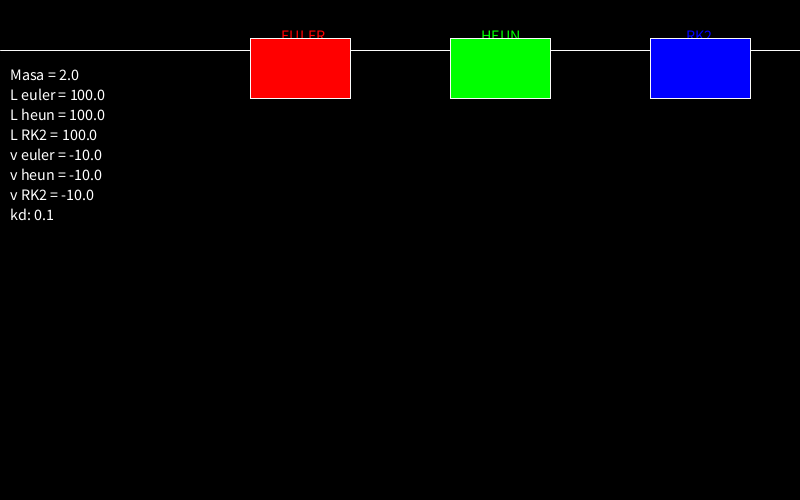
Frame 1 (no input)
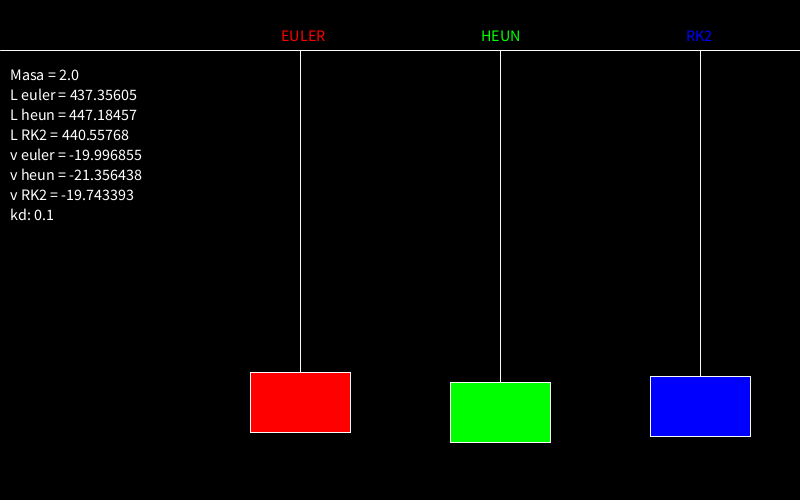
Frame 60 (the mouse pressed at the canvas centre just before this capture)
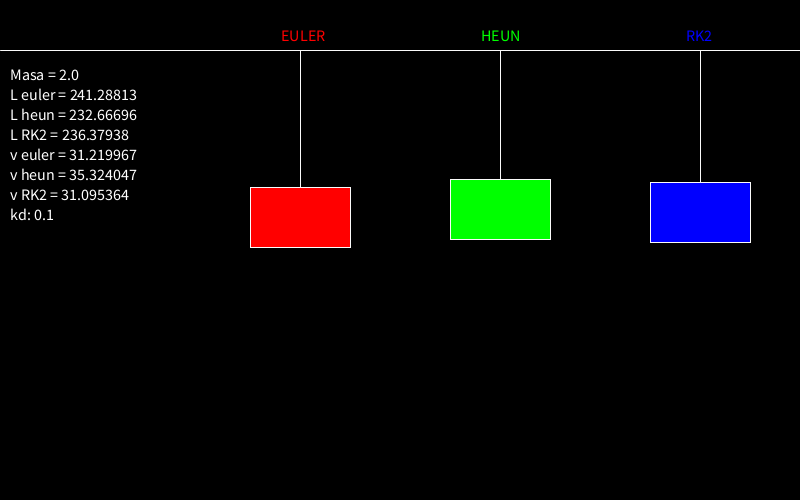
Frame 120 (the mouse held since frame 60 and released just before this capture)

The Processing sketch that drew these frames (run headless with seeded random() and noise(); from frame 60 on, the mouse is pressed at the canvas centre):

// Processing sketch: processing_150704
// ── processing_150704.pde

/***************************************/
/*                                     */
/*            FUERZAS MUELLE           */
/*    Autor: Pablo Casanova Salas      */
/*    Interacción con teclado:         */
/*    -UP-> Aumentar masa              */
/*    -DOWN-> Decrementar masa         */
/*    -SPACE-> On/Off amortiguacion    */
/*                                     */
/***************************************/

//VARIABLES GLOBALES
//Diferencial de tiempo
float dt=0.2;
//Masa de los objetos
float m=2.0;
//Constante de aceleración gravitatoria
float g=9.8;
//Constante elástica
float ks=0.2;
//Constante de amortiguacion
float kd=0.1;
//Centro x de la pantalla
float cx;
//Centro y de la pantalla
float cy;
//Longitud del muelle en reposo
float l_reposo=200;

//Vectores de velocidad, posición y aceleración de los 3 integradores
//Euler
PVector v_euler = new PVector(0,-10);
PVector p_euler = new PVector(0,100);
PVector a_euler = new PVector(0,-10);
//Heun
PVector v_heun = new PVector(0,-10);
PVector v_old_heun = new PVector(0,-10);
PVector p_heun = new PVector(0,100);
PVector a_heun = new PVector(0,-10);
//RK2
PVector v_rk2 = new PVector(0,-10);
PVector v_rk2_half = new PVector(0,0);
PVector p_rk2 = new PVector(0,100);
PVector p_rk2_half = new PVector(0,0);
PVector a_rk2 = new PVector(0,-10);
PVector a_rk2_half = new PVector(0,-10);
//Vectores para las fuerzas del sistema
PVector fk = new PVector(0,0);
PVector f_total = new PVector(0,0);

void setup()
{
    size(800,500);
    noStroke();
    smooth();
    cx=(width*0.5);
    cy=(height*0.5);
}
//Función que calcula la aceleración respecto a la posición actual y la velocidad mediante las fuerzas existentes
float computoFuerzas(float pos_actual, float v)
{
    float Ftangencial  =  g * m;
    float acel=0.0;
    //Solo tenemos fuerza en la componente y
    fk.y= -ks * (pos_actual-l_reposo) - (kd*v);
    f_total.y= Ftangencial + fk.y;
    acel = f_total.y / m;
    return acel;
}

void draw()
{
    background(0);
    //Imprimimos los datos de los muelles por pantalla
    fill(255);
    textSize(16);
    text("Masa = "+m,10,80);
    text("L euler = "+p_euler.y,10,100);
    text("L heun = "+p_heun.y,10,120);
    text("L RK2 = "+p_rk2.y,10,140);
    text("v euler = "+v_euler.y,10,160);
    text("v heun = "+v_heun.y,10,180);
    text("v RK2 = "+v_rk2.y,10,200);
    text("kd: "+kd,10,220);
    
    //EULER  
    //Cálculo de la aceleración mediante llamada a la función computoFuerzas
    a_euler.y=computoFuerzas(p_euler.y,v_euler.y);
    //Cálculo de la velocidad
    v_euler.y = v_euler.y + a_euler.y * dt;
    //Cálculo de longitud actual del muelle(Euler Semi)
    p_euler.y = p_euler.y + v_euler.y * dt;
  
    //HEUN
    //Cálculo de la aceleración mediante llamada a la función computoFuerzas
    a_heun.y=computoFuerzas(p_heun.y,v_heun.y);
    
    //Cálculo de la velocidad
    v_heun.y = v_heun.y + a_heun.y * dt;
    //Cálculo de longitud actual del muelle
    p_heun.y = p_heun.y + ((v_heun.y+v_old_heun.y)/2) * dt;
     //Guardamos la velocidad anterior para el siguiente cálculo de posicion
    v_old_heun.y = v_heun.y;

    //RK2
    //Cálculo de la aceleración mediante llamada a la función computoFuerzas
    a_rk2.y=computoFuerzas(p_rk2.y,v_rk2.y);
    //Cálculo de la velocidad en el punto medio
    v_rk2_half.y = v_rk2.y + (0.5 * a_rk2.y * dt);
    //Cálculo de longitud del muelle en el punto medio
    p_rk2_half.y = p_rk2.y + (0.5 * v_rk2.y * dt);
    //Cálculo de la aceleración en el punto mediamediante llamada a la función computoFuerzas
    a_rk2_half.y=computoFuerzas(p_rk2_half.y,v_rk2_half.y);
    //Cálculo de la velocidad
    v_rk2.y = v_rk2.y + a_rk2_half.y * dt;
    //Cálculo de longitud actual del muelle
    p_rk2.y = p_rk2.y + v_rk2_half.y * dt;

    //Pintamos la barra que sujeta los muelles
    pushMatrix();
    segment(cx,50,400,0);
    popMatrix();
  
    //Pintamos los muelles(lineas) de los que cuelgan los sólidos
    //1 por Cada Integrador
    //Euler(Rojo)
    pushMatrix();
    translate(cx-100,50);
    fill(255,0,0);
    text("EULER",-20,-10);
    line(0,0,0,p_euler.y-60);
    translate(0,p_euler.y-50);
    rectMode(CENTER);
    rect(0,-30,50*m,30*m);
    popMatrix();
  
    //Heun(Verde)
    pushMatrix();
    translate(cx+100,50);
    fill(0,255,0);
    text("HEUN",-20,-10);
    line(0,0,0,p_heun.y-60);
    translate(0,p_heun.y-50);
    rectMode(CENTER);
    rect(0,-30,50*m,30*m);
    popMatrix();
  
    //RK2(Azul)
    pushMatrix();
    translate(cx+300,50);
    fill(0,0,255);
    text("RK2",-15,-10);
    line(0,0,0,p_rk2.y-60);
    translate(0,p_rk2.y-50);
    rectMode(CENTER);
    rect(0,-30,50*m,30*m);
    popMatrix();
  
    
    
}

//Función que pinta una linea con centro (x,y) longitud 2*length y rotación a
void segment(float x,float y, float length,float a)
{
    stroke(250);
    strokeWeight(1);
    translate(x,y);
    rotate(-a);
    line(-length,0,length,0);
}
void keyReleased()
{
  //Interacción con el teclado
  if (keyCode == UP) 
    if(m<=3.4)
       m+=0.2;
  if (keyCode == DOWN) 
    if(m>1)
       m-=0.2;

  if(key==' ')
  {
    if(kd>0)
      kd=0;
    else
      kd=0.2;

  }
}
